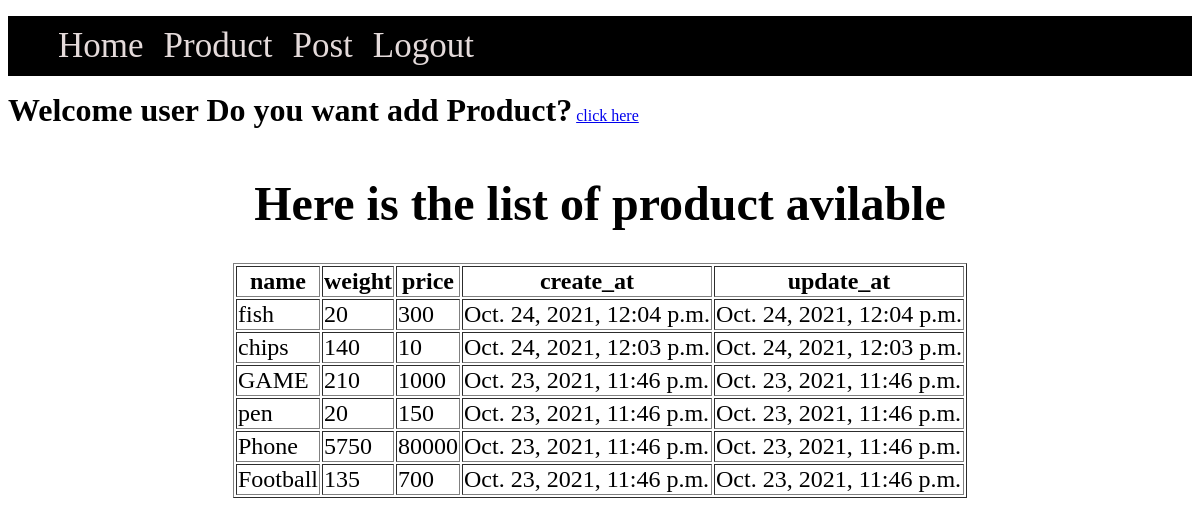
Page /product/list/ (signed in) on the committed database.
### Products/models.py (models this page shows, shortened)
class Product(models.Model):
    name = models.CharField(max_length=30)
    weight = models.IntegerField()
    price = models.IntegerField()
    create_at = models.DateTimeField(default=datetime.now, blank=True)
    update_at = models.DateTimeField(default=datetime.now, blank=True)

### Products/views.py (the view)
# urls.py: path('list/',views.index,name="index"),
def index(request):
    products = Product.objects.all()
    return render(request,"Products/list.html",{'products':products})

### Products/templates/Products/list.html (shortened to what this page needs)
{% extends 'base.html'%}
{% block body %}
    {% if user.is_authenticated %}
    <h1 style="display: inline;">Welcome {{user.username}} Do you want add Product?</h1>
    <a href="{% url 'newproduct' pk=user.username %}">click here</a>
    {% endif %}
    <div class="container">
        <h1>Here is the list of product avilable</h1>
        <table border="1">
            <thead>
                <tr>
                    <th>name</th>
                    <th>weight</th>
                    <th>price</th>
                <th>create_at</th>
                <th>update_at</th>
            </tr>
        </thead>
        <tbody>
            {% for i in products reversed %}
            <tr>
                    <td>{{i.name}}</td>
                    <td>{{i.weight}}</td>
                    <td>{{i.price}}</td>
                    <td>{{i.create_at}}</td>
                    <td>{{i.update_at}}</td>
                </tr>
                {% endfor %}
            </tbody>
        </table>
    </div>
{% endblock %}

### rows in the picture
Product: name "fish", weight "20", price "300", create_at "Oct. 24, 2021, 12:04 p.m.", update_at "Oct. 24, 2021, 12:04 p.m."
Product: name "chips", weight "140", price "10", create_at "Oct. 24, 2021, 12:03 p.m.", update_at "Oct. 24, 2021, 12:03 p.m."
Product: name "GAME", weight "210", price "1000", create_at "Oct. 23, 2021, 11:46 p.m.", update_at "Oct. 23, 2021, 11:46 p.m."
Product: name "pen", weight "20", price "150", create_at "Oct. 23, 2021, 11:46 p.m.", update_at "Oct. 23, 2021, 11:46 p.m."
Product: name "Phone", weight "5750", price "80000", create_at "Oct. 23, 2021, 11:46 p.m.", update_at "Oct. 23, 2021, 11:46 p.m."
Product: name "Football", weight "135", price "700", create_at "Oct. 23, 2021, 11:46 p.m.", update_at "Oct. 23, 2021, 11:46 p.m."

### other values in the picture
{{ user.username }} "user"
